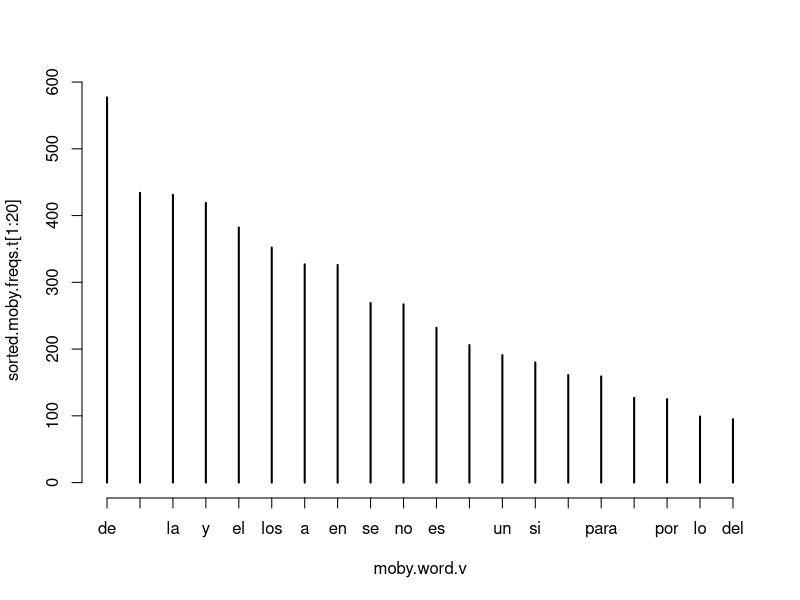
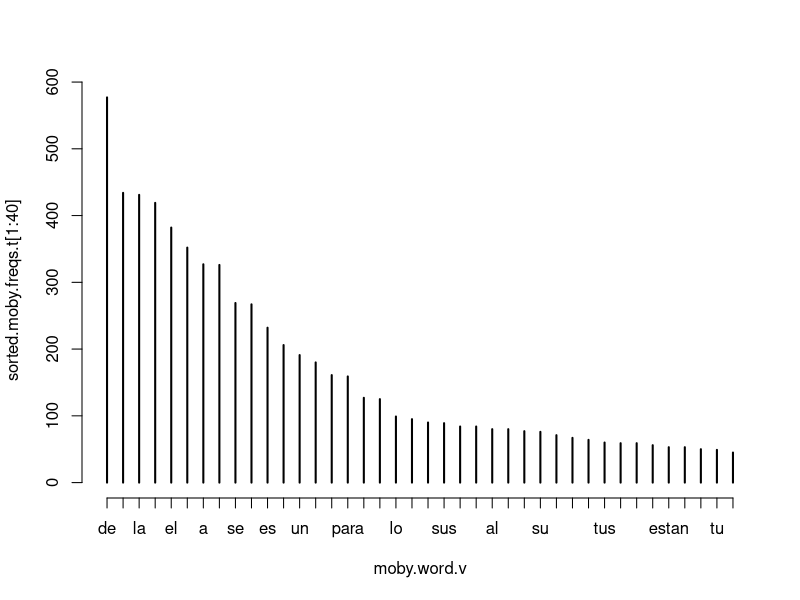

The R source for these figures, in order:
#Mirar cual es el folder de trabajo actual y asegurarse que en el est? el documento de la obra
getwd()

#Lee el texto desde el archivo "El Arte De La Guerra Sun Tzu.txt" y lo coloca en un vector
text.v <- scan("El Arte De La Guerra Sun Tzu.txt", what="character", sep="\n")

#Imprime el texto desde el archivo que ha sido colocado en el vector text.v  
text.v

# Imprime la primera y segunda l?nea del vector text.v
text.v [1]
text.v [2]

# Guarda lal?nea del texto en donde inicia la obra en start.v
start.v <- which(text.v == "/CAPITULO I")
start.v

# Guarda la linea del texto en donde finaliza la obra en start.v
end.v <- which(text.v == "FIN")
end.v

# Las siguientes l?neas guardan en variables el texto del metadato de la obra
# El metadato tiene dos partes, una al principio de la obra y una al final
# El metadato del principio de la obra inicia en la l?nea 1 y finaliza en la l?nea anterior a que comience la obra (start.v -1)

start.metadata.v <- text.v[1:start.v -1]
start.metadata.v

# El metadato del final de la obra inicia en la l?nea (end.v+1) y finaliza en la ?ltima de la obra
end.metadata.v <- text.v[(end.v+1):length(text.v)]
end.metadata.v

# Colocamos todo el metadato de la obra en la variable (metadata.v)
metadata.v <- c(start.metadata.v, end.metadata.v)
metadata.v

# Ahora, las lineas de la novela son las que se encuentra entre la l?nea de inicio (start.v) y la de fin de la obra (end.v)
# Colocaremos est?s l?neas en la variable (novel.lines.v)
novel.lines.v <-  text.v[start.v:end.v]
novel.lines.v

class(novel.lines.v)

# La variable novel.lines.v almacena en l?neas la novela, con la funci?n paste se uniran todas las l?neas de la novela, separandolas con un espacio " "
novel.v <- paste(novel.lines.v, collapse=" ")
novel.v

class(novel.v)

# La funcion tolower transforma el texto en min?scula
novel.lower.v <- tolower(novel.v)
novel.lower.v

#strsplit divide la novela en palabras, esta funci?n genera una lista que es un tipo de dato en R
moby.words.l <- strsplit(novel.lower.v, "\\W")
moby.words.l

class(moby.words.l)

#la funci?n unlist transforma la lista en vector, esto es necesario porque hay funciones que aplican a ciertos tipos de datos en R
moby.word.v <- unlist(moby.words.l)
moby.word.v
class(moby.word.v)

#Las siguientes l?neas permitiran eliminar los caracteres blancos ""
#Se identifica donde est?n los espacios diferentes a espacios en blanco
not.blanks.v  <-  which(moby.word.v!="")
not.blanks.v

#La obra sera ahora todas las palabras diferentes a los espacios en blanco
moby.word.v <-  moby.word.v[not.blanks.v]
moby.word.v

#Ahora identificaremos las veces que aparece la palabra "whale" en la obra
whale.hits.v <- length(moby.word.v[which(moby.word.v=="whale")])
whale.hits.v

#Calculamos el n?mero total de palabras en la obra
total.words.v <- length(moby.word.v)
total.words.v

#Calculamos la proporci?n de la palabra whale con respecto al n?mero total de palabras en la obra
whale.hits.v/total.words.v

#La funci?n table calcula la frecuencia de cada palabra
moby.freqs.t <- table(moby.word.v)
moby.freqs.t

#La funci?n sort ordena decrecientemente la frecuencia de la palabra
sorted.moby.freqs.t <- sort(moby.freqs.t , decreasing=T)

#Se imprimer la lista de frecuencia
sorted.moby.freqs.t[1:20]

#Se visualizan las 20 palabras con mayor frecuencia
plot(sorted.moby.freqs.t[1:20])
plot(sorted.moby.freqs.t[1:40])

